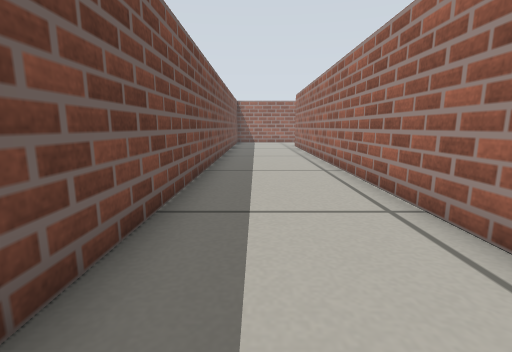
[1] (above)

23 first-person views from a walk through a Gazebo world. The camera is 0.31 m above the floor, tilts 10° down and sees 85° across. The lines on the ground mark 1 m squares. The floor is counted in squares, 0.25 m on a side. Each view is taken from the middle of a square. On the plan, view 1 faces up. The plan holds only what a view shows up to about 13 squares ahead; the rest is blank.

[2]
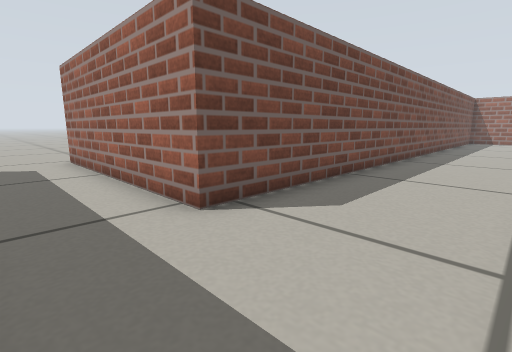

[3]
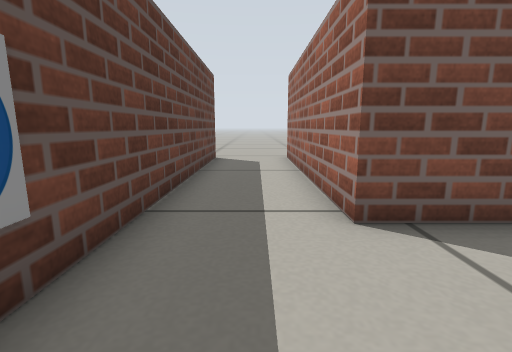

[4]
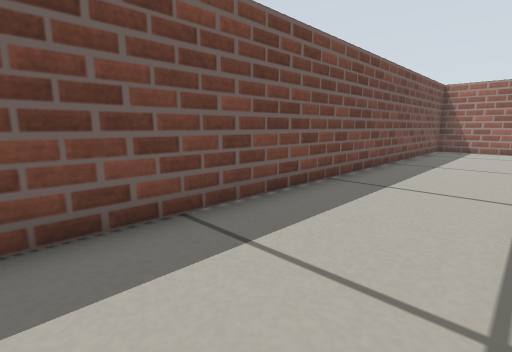

[5]
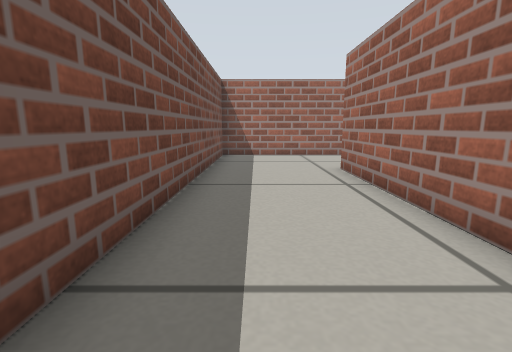

[6]
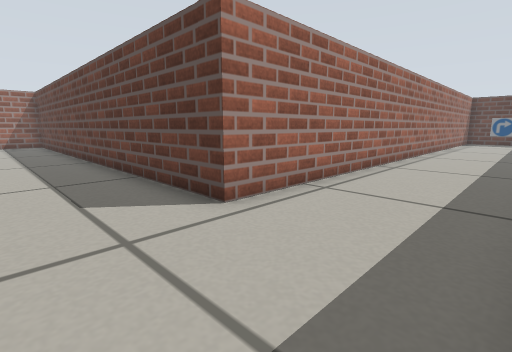

[7]
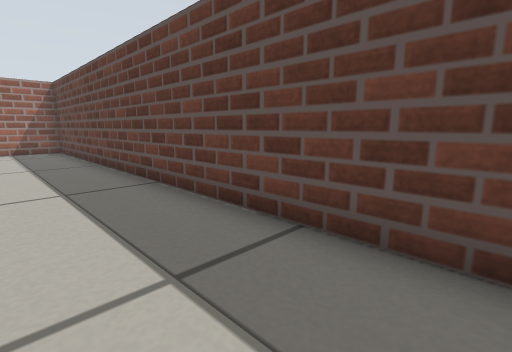

[8]
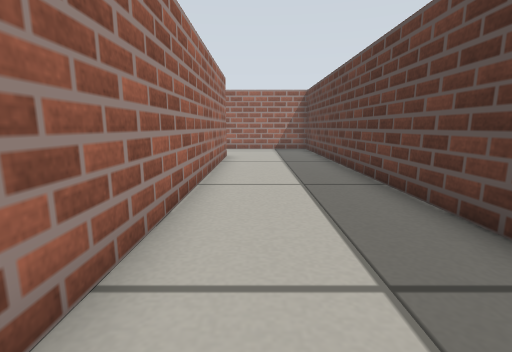

[9]
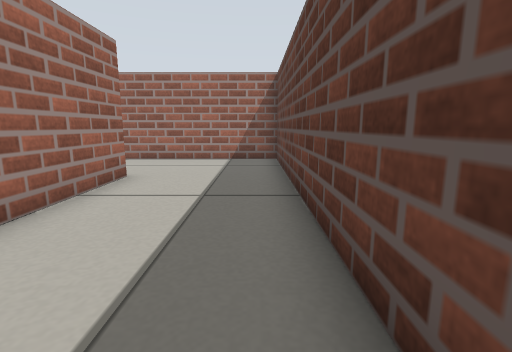

[10]
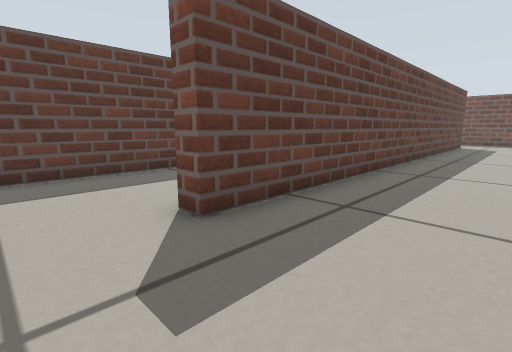

[11]
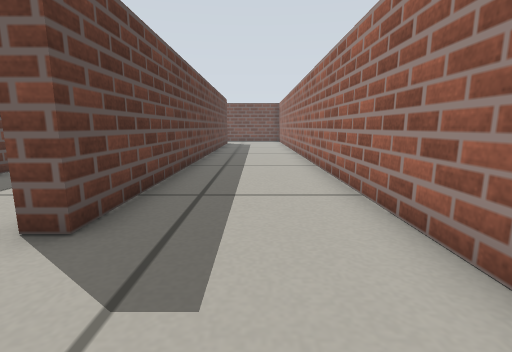

[12]
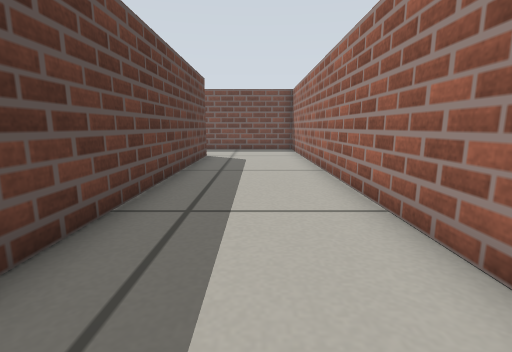

[13]
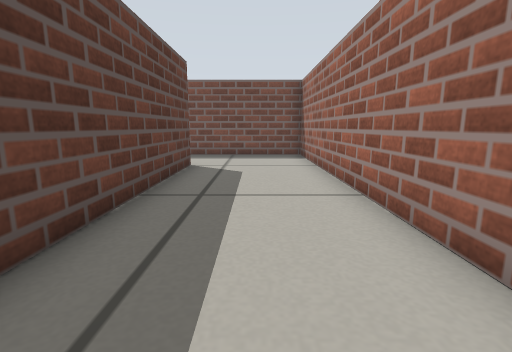

[14]
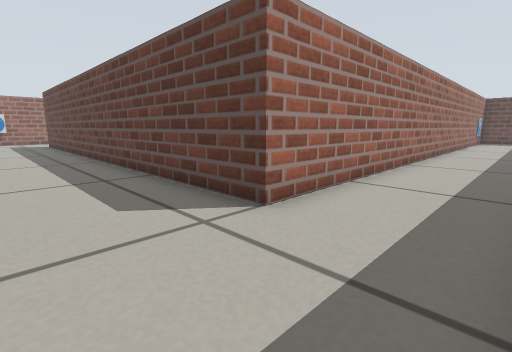

[15]
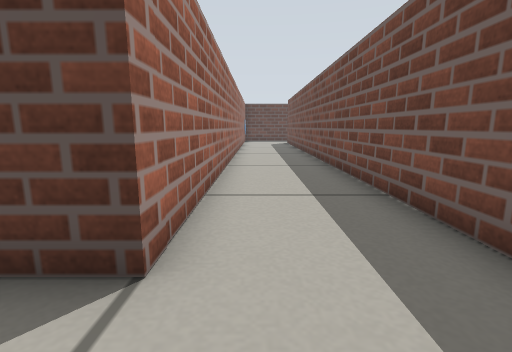

[16]
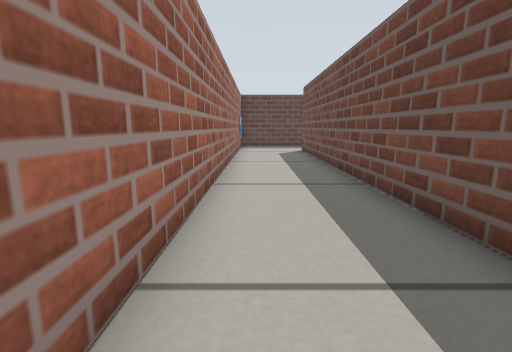

[17]
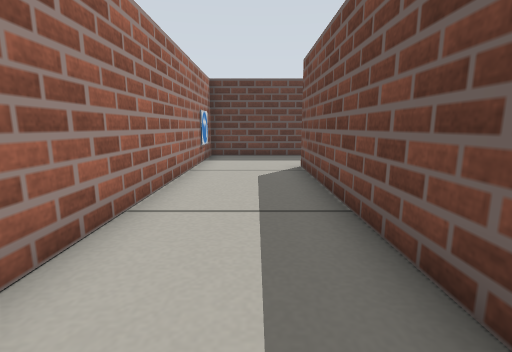

[18]
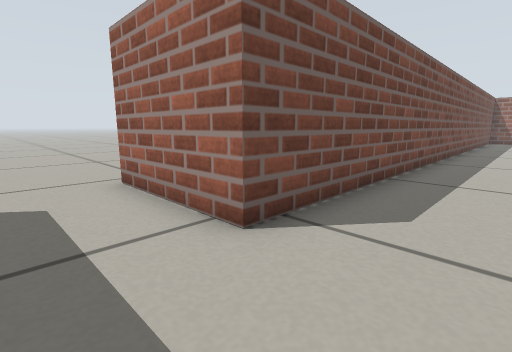

[19]
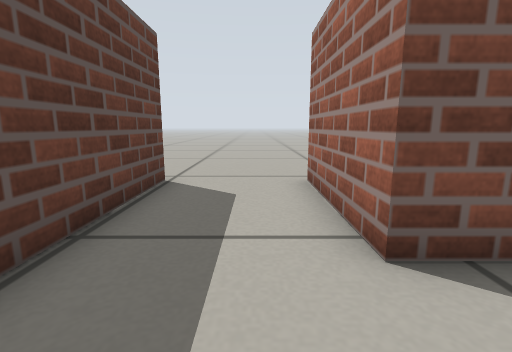

[20]
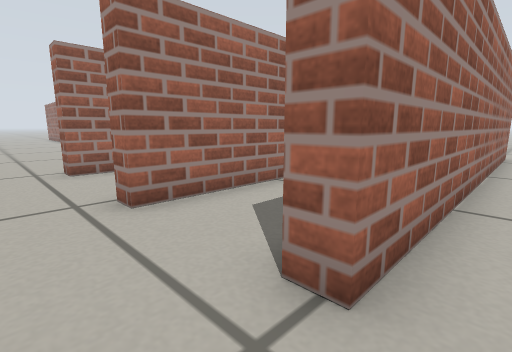

[21]
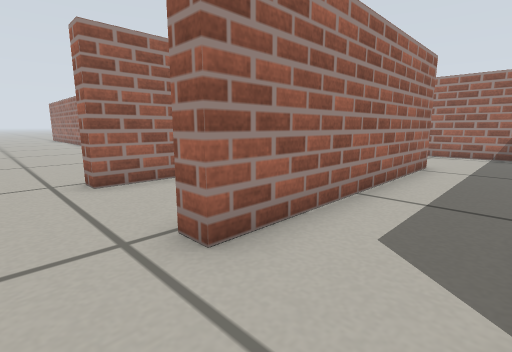

[22]
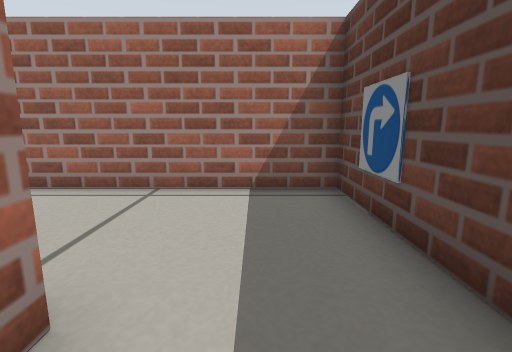

[23]
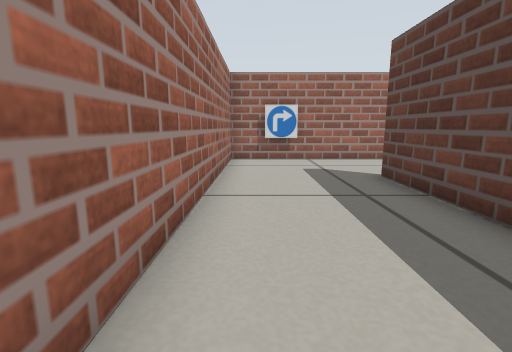

### Floor plan
Points are (right, up) in squares from view 1. A wall is a line through its corners. A room is listed if a view was taken in it or the views show most of it. See-through windows are left out.
Room 1 (views 1, 2, 3, 4, 5, 6, 7, 8, 9, 20, 21, 22)
walls: (1.6, -4.2) (-9.3, -4.2) (-9.3, -3.6) (2.5, -3.6) (2.5, 18.2) (19.7, 18.2) (19.7, 23.6); (15.9, 22.9) (15.9, 22.2) (-1.5, 22.3) (-1.5, -0.7) (-9.3, -0.7) (-9.3, -0.1)
ways out: opening at (-10.5, -0.5) to room 2; opening at (18, 22.5) to room 2
objects: sign (-2, 2); sign (1, -4)
Room 2 (views 10, 11, 12, 13, 14, 15, 16, 17, 18, 19, 23)
walls: (-9.3, -0.1) (-2.1, -0.1) (-2.1, 22.9) (15.9, 22.9); (19.7, 23.6) (19.7, 27) (-5.4, 27) (-5.4, 3.2) (-9.3, 3.2) (-9.3, 3.9)
ways out: opening at (-10.5, -0.5) to room 1; opening at (18, 22.5) to room 1; opening at (-10.5, 3.5)

Where each view was taken, in squares from view 1:
view 1: 0 up, 0 right, facing up
view 2: 3 down, 2 right, facing up-left
view 3: 2 down, 2 right, facing left
view 4: 6 up, 2 right, facing up-left
view 5: 10 up, 0 right, facing up
view 6: 21 up, 1 left, facing down-right
view 7: 21 up, 4 right, facing down-right
view 8: 21 up, 4 right, facing right
view 9: 19 up, 9 right, facing right
view 10: 26 up, 18 right, facing down-left
view 11: 25 up, 19 right, facing left
view 12: 25 up, 10 right, facing left
view 13: 25 up, 7 right, facing left
view 14: 26 up, 5 left, facing down-right
view 15: 25 up, 3 left, facing down
view 16: 18 up, 3 left, facing down
view 17: 12 up, 4 left, facing down
view 18: 1 up, 3 left, facing up-left
view 19: 2 up, 3 left, facing left
view 20: 5 down, 11 left, facing up-right
view 21: 3 down, 11 left, facing up-right
view 22: 2 down, 3 left, facing right
view 23: 26 up, 9 right, facing right
